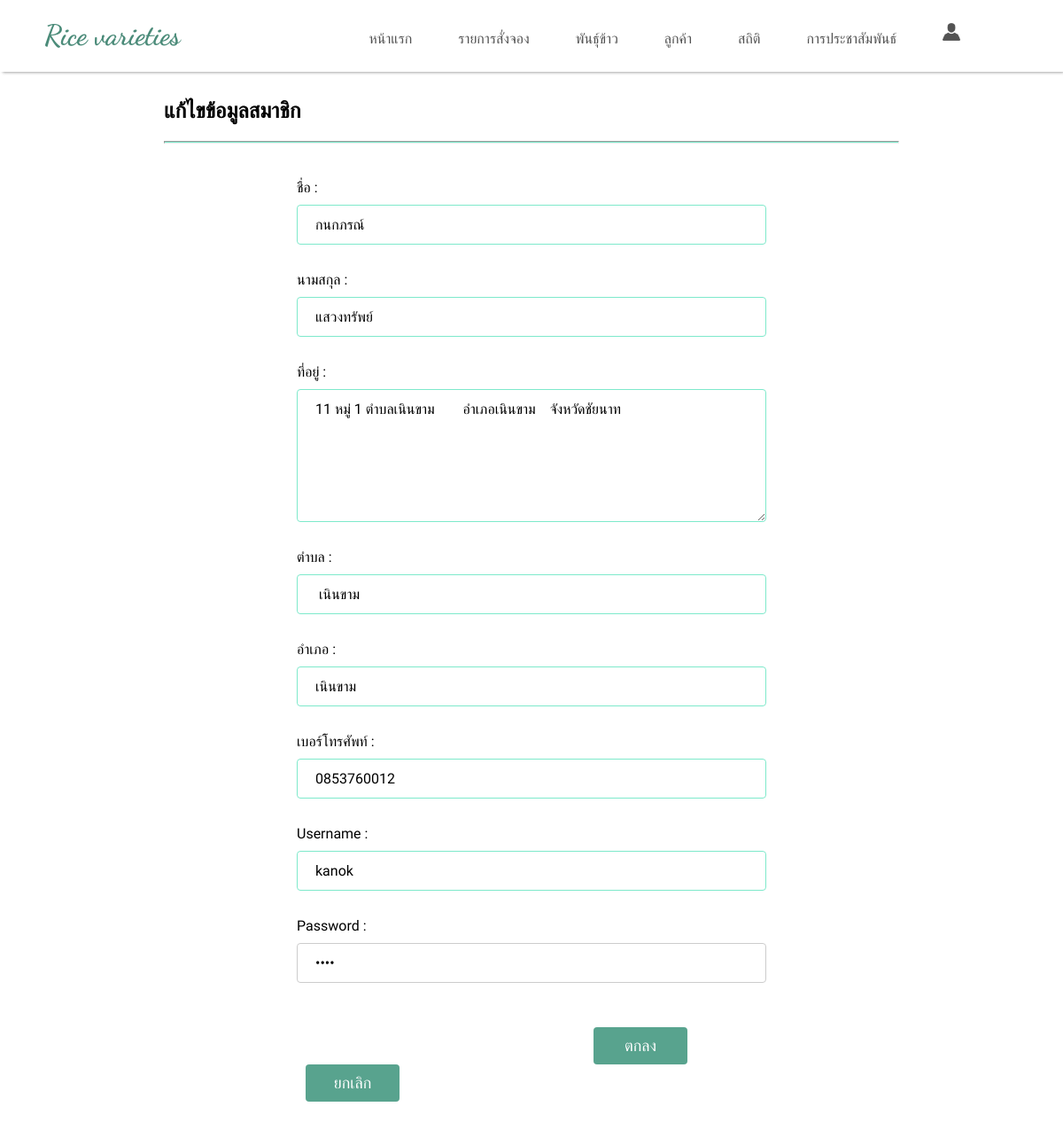
Screenshot of /admin/member/editm.php?memberid=00001 with the database file from the repository.
### tables this page shows
CREATE TABLE IF NOT EXISTS `member` (
  `memberid` int(5) unsigned zerofill NOT NULL AUTO_INCREMENT,
  `name` varchar(50) NOT NULL,
  `lastname` varchar(50) NOT NULL,
  `address` text NOT NULL,
  `subdistrict` varchar(100) NOT NULL,
  `district` varchar(100) NOT NULL,
  `phone` varchar(10) NOT NULL,
  `username` varchar(50) NOT NULL,
  `password` varchar(50) NOT NULL,
  PRIMARY KEY (`memberid`)
);

### admin/member/editm.php (the view, shortened to what this page needs)
<!DOCTYPE html>
<html>
<?php
	$strSQL = "SELECT * FROM member WHERE memberid = '".$_GET["memberid"]."'";
	$objQuery = mysql_query($strSQL);
	$objResult = mysql_fetch_array($objQuery);
	if(!$objResult)
	{
		echo"ไม่สามารถเลือกค่า ID นี้ได้ =".$_GET["memberid"];
	}
	else
	{
?>
<body class="body">
<?php include'../header.php'; ?>
<div class="div">
<h2>แก้ไขข้อมูลสมาชิก</h2>
<hr class="line">
  <form class="form" action="editm_save.php?memberid=<?php echo $_GET["memberid"];?>" method="post">
    <label for="name">ชื่อ :</label>
   <input name="txtname" type="text" memberid="txtname" value="<?php echo $objResult["name"];?>" />
    <label for="lastname">นามสกุล :</label>
    <input name="txtlastname" type="text" memberid="txtlastname" value="<?php echo $objResult["lastname"];?>" />
    <label for="address">ที่อยู่ :</label>
    <textarea name="txtaddress" memberid="txtaddress" style="height:150px"><?php echo $objResult["address"];?></textarea>
    <label for="subdistrict">ตำบล :</label>
    <input name="txtsubdistrict" type="text" memberid="txtsubdistrict" value="<?php echo $objResult["subdistrict"];?>" />
    <label for="district">อำเภอ :</label>
    <input name="txtdistrict" type="text" memberid="txtdistrict" value="<?php echo $objResult["district"];?>" />
    <label for="phone">เบอร์โทรศัพท์ :</label>
    <input name="txtphone" type="text" memberid="txtphone" value="<?php echo $objResult["phone"];?>" />
    <label for="username">Username :</label>
    <input name="txtusername" type="text" memberid="txtusername" value="<?php echo $objResult["username"];?>" />
    <label for="password">Password :</label>
    <input name="txtpassword" type="password" memberid="txtpassword" value="<?php echo $objResult["password"];?>" />
    <input type="submit" value="ตกลง"onclick="myFunction()">
    <input type="reset" value="ยกเลิก">
	<?php
}
?>
  </form>
</div>
</body>
</html>

### admin/member/editm.php (style rules this page uses)
.body { background: #FFF; margin: 0; }
input[type=text], select, textarea { width: 100%; padding: 12px 20px; margin-top: 10px; margin-bottom: 30px; display: block; border: 1px solid #7ee9cb; border-radius: 4px; box-sizing: border-box; font-family: 'Athiti', sans-serif; font-size: 16px; }
input[type=password], select { width: 100%; padding: 12px 20px; margin-top: 10px; margin-bottom: 50px; display: block; border: 1px solid #ccc; border-radius: 4px; box-sizing: border-box; font-family: 'Athiti', sans-serif; font-size: 16px; }
input[type=submit] { width: 20%; background-color: #58a38e; color: white; padding: 10px 10px; margin-left: 335px; border: none; border-radius: 4px; cursor: pointer; font-family: 'Athiti', sans-serif; font-size: 18px; }
input[type=reset] { width: 20%; background-color: #58a38e; color: white; padding: 10px 10px; margin-left: 10px; border: none; border-radius: 4px; cursor: pointer; font-family: 'Athiti', sans-serif; font-size: 18px; }
.div { background-color: #FFF; padding: 5px; margin-top: 5px; margin-left: 180px; margin-right: 180px; font-family: 'Athiti', sans-serif; margin-bottom: 100px; }
.form { margin-left: 150px; margin-right: 150px; }
.line { margin-bottom: 40px; color: #7ee9cb; background-color: #7ee9cb; height: 1px; }

### rows the page displays
member: txtname "กนกภรณ์", txtlastname "แสวงทรัพย์", txtaddress "11 หมู่ 1 ตำบลเนินขาม อำเภอเนินขาม จังหวัดชัยนาท", txtsubdistrict "เนินขาม", txtdistrict "เนินขาม", txtphone "0853760012", txtusername "kanok"
